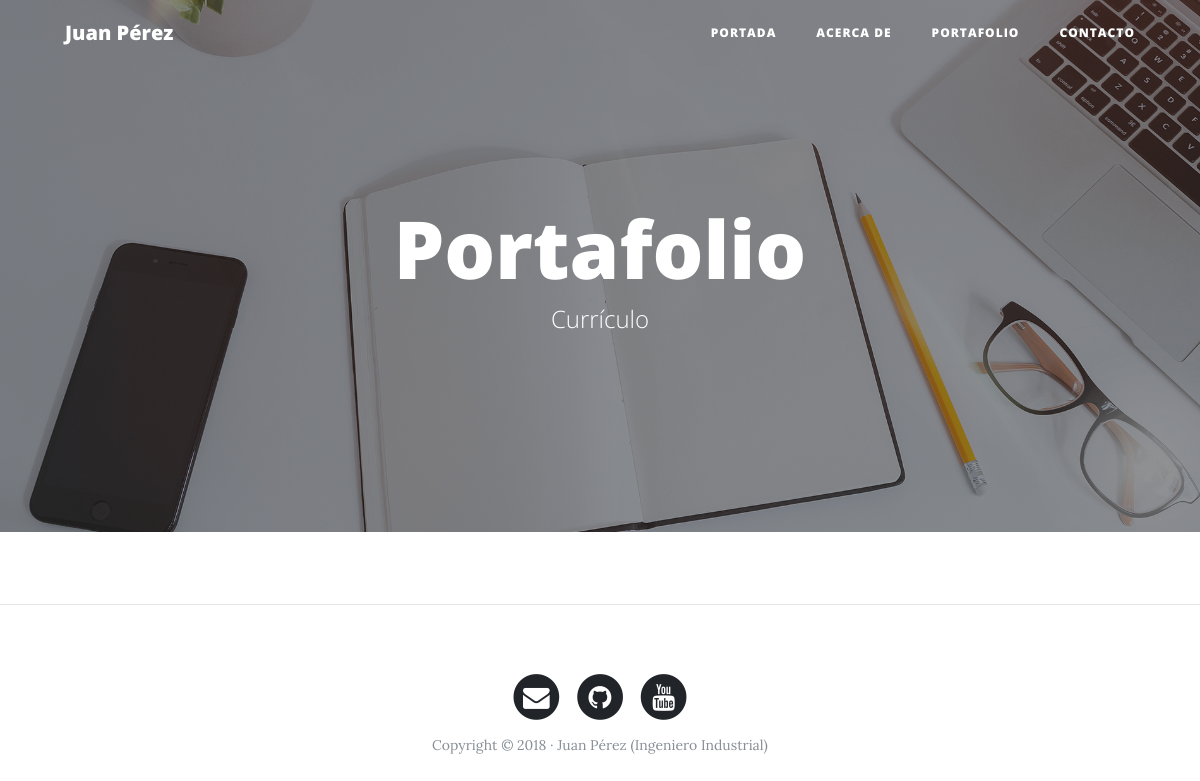
Page /portfolio/ on the earlier database version.
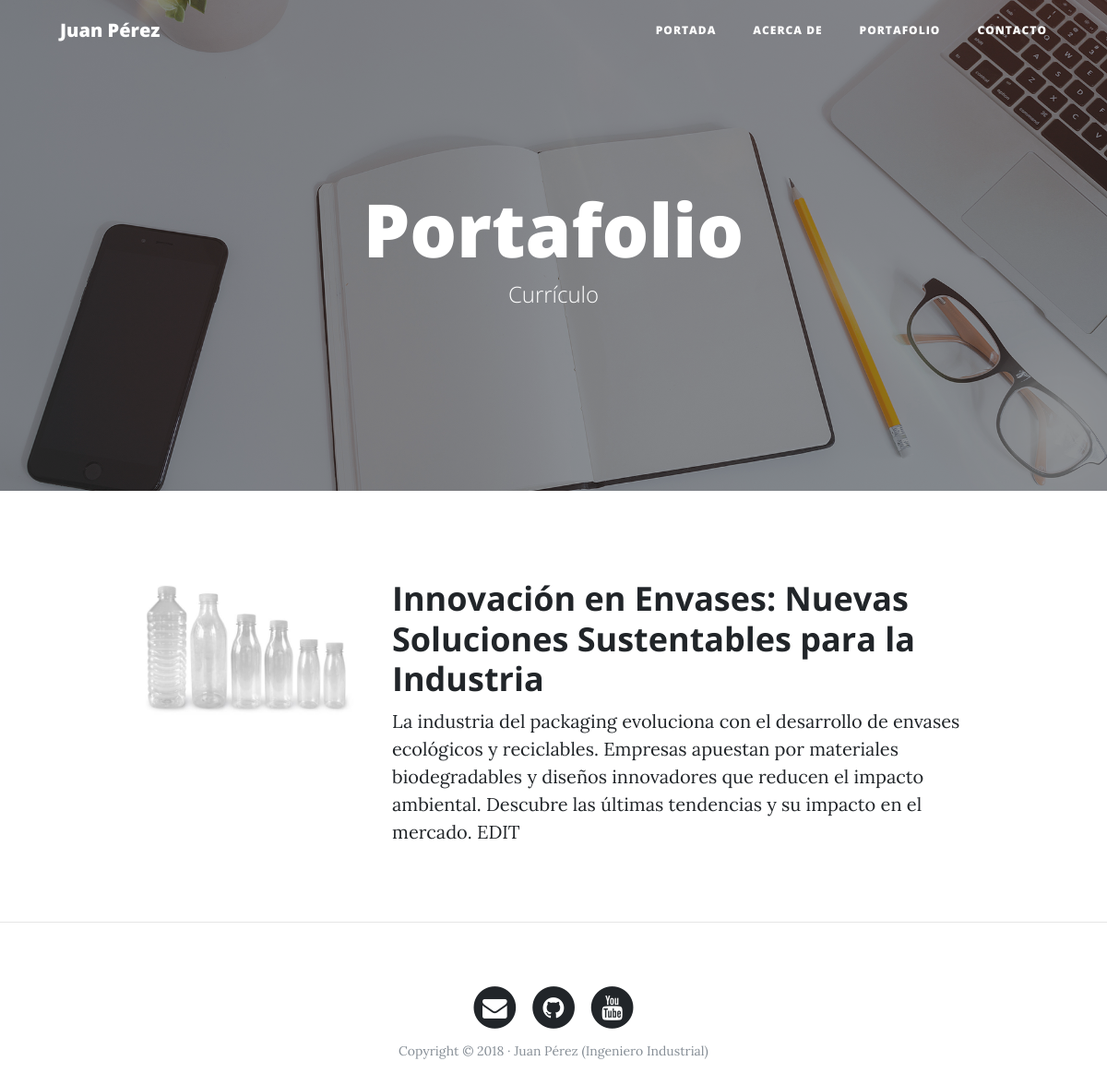
Same page on the later database version.
### portfolio/models.py (models this page shows, shortened)
class Project(models.Model):
    title = models.CharField(max_length=200, verbose_name="titulo")
    description = models.TextField(verbose_name="descripción")
    image = models.ImageField(verbose_name="imágen", upload_to="projects")
    link = models.URLField(verbose_name="link", null=True, blank=True)
    created = models.DateTimeField(auto_now_add=True, verbose_name="fecha de creación")
    updated = models.DateTimeField(auto_now=True, verbose_name="últ. fecha de edición")
    class Meta:
        verbose_name = "proyecto"
        verbose_name_plural = "proyectos"
        ordering = ['-created']

### portfolio/views.py (the view)
# urls.py: path('portfolio/', portfolio_views.portfolio, name='portfolio'),
def portfolio(request):
    projects = Project.objects.all()
    return render(request, 'portfolio/portfolio.html', { 'projects': projects })

### portfolio/templates/portfolio/portfolio.html (shortened to what this page needs)
{% extends 'core/base.html' %}
{% block bg %}{%  load static %}{% static 'core/img/portfolio-bg.jpg' %}{% endblock %}
{% block headers %}
<h1>Portafolio</h1>
<span class="subheading">Currículo</span>
{% endblock %}
{% block content %}
    {% load static %}
    {% for project in projects %}
        <div class="row project">
            <div class="col-lg-3 col-md-4 offset-lg-1">
                <img class="img-fluid" src="{{project.image.url}}" alt="">
            </div>
            <div class="col-lg-7 col-md-8">
                <h2 class="section-heading title">{{project.title}}</h2>
                <p>{{project.description}}</p>
            </div>
        </div>
    {% endfor %}
{% endblock %}

Differences in the rows shown:
added Project: image (picture), title "Innovación en Envases: Nuevas Soluciones Sustentables para la Industria", description "La industria del packaging evoluciona con el desarrollo de envases ecológicos y reciclables. Empresas apuestan por materiales biodegradables y diseños innovadores que reducen el impacto ambiental. Descubre las últimas tendencias y su impacto en el mercado. EDIT"
